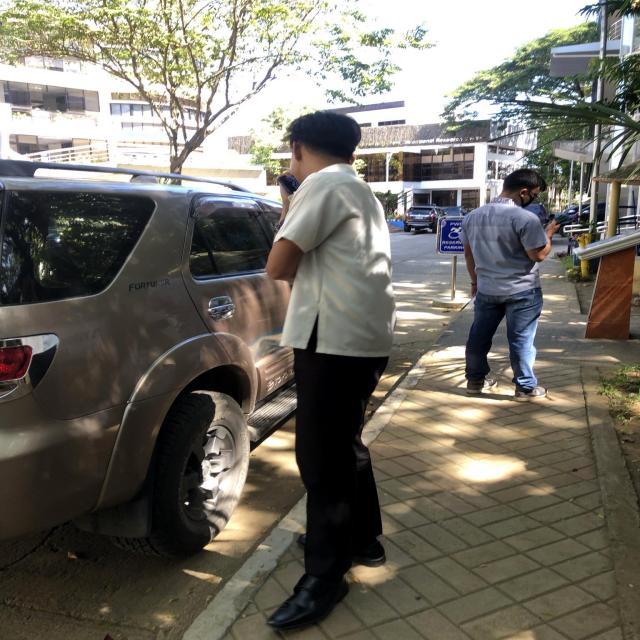
#> input picture combined_dataset/uniform_1/test/1404f0fe-3bc3-497f-8053-b9ad4be99039_jpeg.rf.405406d71a517a923ebcfd976f4db157.jpg, 640 x 640 px
$ python -i id_card_detector.py   (imports and definitions only)
#> lines starting #> are read from the running program, lines starting #| are printed output that depends on the picture; after the words box and inside, x2 and y2 are one past the last pixel; in counts of white or black regions, pixels touching at a corner belong together
#> further down, picture is the input picture: shape (640, 640, 3); mean B, G, R 101.1, 110.1, 113.3
"""
ID Card Detection Module

This module provides functionality to detect ID cards in images using computer vision techniques.
It looks for rectangular objects that could be ID cards, lanyards, or badges.
"""

import cv2
import numpy as np
from typing import Dict, List, Tuple, Optional, Any
import math


def detect_rectangular_objects(image: np.ndarray) -> List[Dict[str, Any]]:
    """
    Detect rectangular objects in the image that could be ID cards or badges.

    Args:
        image: Input BGR image

    Returns:
        List of detected rectangular objects with properties
    """
    gray = cv2.cvtColor(image, cv2.COLOR_BGR2GRAY)
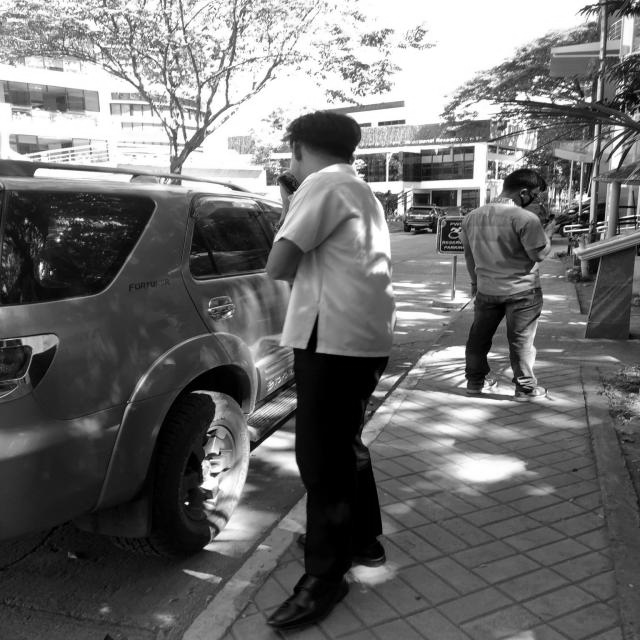
#> gray: shape (640, 640); min 0, max 255, mean 110

    # Apply Gaussian blur to reduce noise
    blurred = cv2.GaussianBlur(gray, (5, 5), 0)

    # Use adaptive threshold to handle varying lighting
    thresh = cv2.adaptiveThreshold(
        blurred, 255, cv2.ADAPTIVE_THRESH_GAUSSIAN_C, cv2.THRESH_BINARY, 11, 2
    )
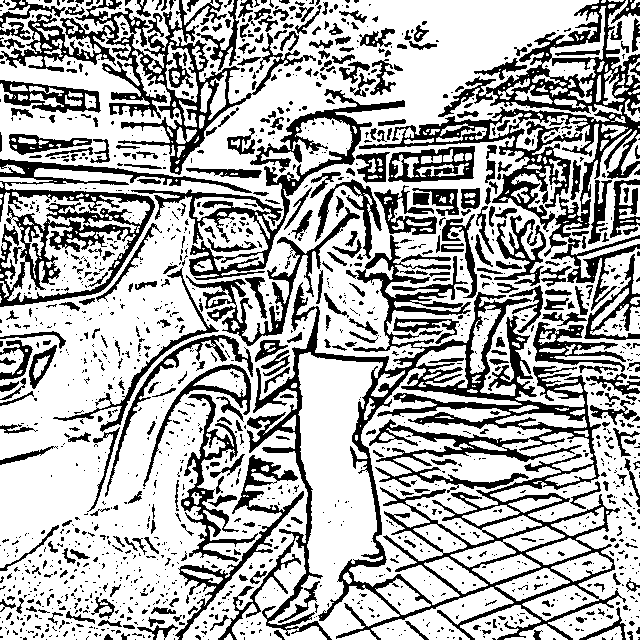
#> thresh: shape (640, 640); 68.4% white; 1590 black regions (1197 under 20 px)

    # Find contours
    contours, _ = cv2.findContours(thresh, cv2.RETR_EXTERNAL, cv2.CHAIN_APPROX_SIMPLE)
#> contours = 240 contours, 140 with area under 20; largest, box (x1, y1, x2, y2) and area: (0, 0, 640, 640) 245714, (349, 368, 594, 605) 21198, (232, 352, 400, 640) 19549, (0, 192, 150, 302) 6664, (371, 587, 514, 640) 2903

    detected_objects = []

    for contour in contours:
        # Approximate the contour
        epsilon = 0.02 * cv2.arcLength(contour, True)
        approx = cv2.approxPolyDP(contour, epsilon, True)

        # Check if it's roughly rectangular (4 corners)
        if len(approx) >= 4:
            # Get bounding rectangle
            x, y, w, h = cv2.boundingRect(contour)
            area = cv2.contourArea(contour)
            rect_area = w * h

            # Filter by size and aspect ratio
            if area > 500 and rect_area > 1000:  # Minimum size
                aspect_ratio = w / h

                # ID cards typically have aspect ratios between 1.4 and 1.8
                if 1.2 <= aspect_ratio <= 2.0:
                    # Calculate contour properties
                    solidity = area / rect_area

                    # Check if it's roughly rectangular
                    if solidity > 0.7:
                        detected_objects.append({
                            'contour': contour,
                            'bbox': (x, y, w, h),
                            'area': area,
                            'aspect_ratio': aspect_ratio,
                            'solidity': solidity,
                            'center': (x + w//2, y + h//2),
                            'detection_method': 'rectangular'
                        })
#> this loop made 240 passes
#> (epsilon, approx, x, y, w, h, area, rect_area) on pass 12: (3.2, [[424, 563], [462, 593], [487, 585], [448, 557]], 424, 557, 64, 37, 953, 2368)
#> (epsilon, x, y, w, h, area, rect_area, aspect_ratio) on passes 8, 18, 54, 59, 105: (3.19, 375, 578, 56, 37, 889, 2072, 1.51), (3.05, 551, 507, 54, 29, 670, 1566, 1.86), (7.94, 416, 345, 52, 43, 1010.5, 2236, 1.21), (4.6, 590, 304, 50, 34, 721, 1700, 1.47), (50.28, 0, 192, 150, 110, 6664.5, 16500, 1.36)

    return detected_objects


def detect_id_card_like_objects(image: np.ndarray) -> List[Dict[str, Any]]:
    """
    Detect objects that look like ID cards using multiple techniques.

    Args:
        image: Input BGR image

    Returns:
        List of detected ID card candidates
    """
    candidates = []

    # Method 1: Rectangular object detection
    rectangular_objects = detect_rectangular_objects(image)
    candidates.extend(rectangular_objects)

    # Method 2: Color-based detection (look for typical ID card colors)
    candidates.extend(detect_by_color_patterns(image))

    # Method 3: Edge-based detection
    candidates.extend(detect_by_edges(image))

    # Remove duplicates and rank by confidence
    ranked_candidates = rank_id_card_candidates(candidates, image)

    return ranked_candidates


def detect_by_color_patterns(image: np.ndarray) -> List[Dict[str, Any]]:
    """
    Detect ID cards by looking for typical color patterns.
    """
    candidates = []

    # Convert to HSV for better color analysis
    hsv = cv2.cvtColor(image, cv2.COLOR_BGR2HSV)
#> hsv: shape (640, 640, 3); mean H, S, V 45, 55.7, 116.9

    # Define color ranges for typical ID card backgrounds
    # White/light gray backgrounds
    lower_white = np.array([0, 0, 200])
    upper_white = np.array([180, 30, 255])
    white_mask = cv2.inRange(hsv, lower_white, upper_white)
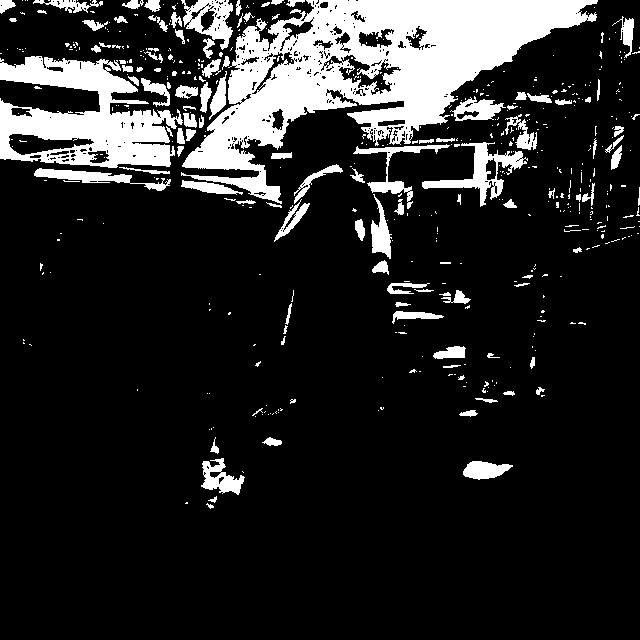
#> white_mask: shape (640, 640); 15.3% white; 501 white regions (387 under 20 px), largest, box (x1, y1, x2, y2) and area: (181, 0, 598, 204) 32441, (0, 56, 183, 168) 11038, (422, 142, 528, 207) 1795

    # Blue backgrounds (common in school IDs)
    lower_blue = np.array([100, 50, 50])
    upper_blue = np.array([130, 255, 255])
    blue_mask = cv2.inRange(hsv, lower_blue, upper_blue)
#> blue_mask: shape (640, 640); 3.6% white; 238 white regions (192 under 20 px), largest, box (x1, y1, x2, y2) and area: (408, 199, 550, 334) 5505, (504, 286, 543, 390) 2112, (166, 189, 265, 215) 867

    # Red backgrounds
    lower_red1 = np.array([0, 50, 50])
    upper_red1 = np.array([10, 255, 255])
    lower_red2 = np.array([170, 50, 50])
    upper_red2 = np.array([180, 255, 255])
    red_mask = cv2.inRange(hsv, lower_red1, upper_red1) + cv2.inRange(hsv, lower_red2, upper_red2)
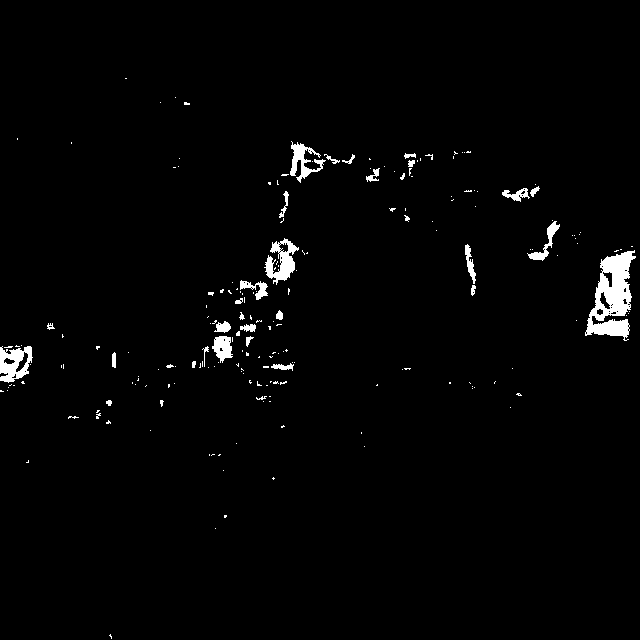
#> red_mask: shape (640, 640); 1.9% white; 201 white regions (169 under 20 px), largest, box (x1, y1, x2, y2) and area: (585, 250, 636, 341) 2412, (264, 238, 299, 285) 756, (0, 346, 33, 383) 750

    # Combine masks
    combined_mask = white_mask + blue_mask + red_mask
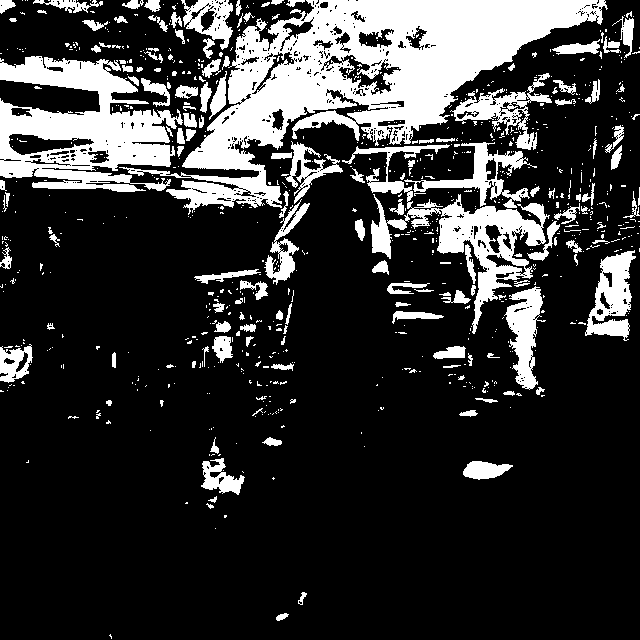
#> combined_mask: shape (640, 640); 20.8% white; 801 white regions (651 under 20 px), largest, box (x1, y1, x2, y2) and area: (119, 0, 608, 215) 35184, (0, 56, 183, 192) 13516, (342, 144, 550, 334) 7581

    # Find contours in the combined mask
    contours, _ = cv2.findContours(combined_mask, cv2.RETR_EXTERNAL, cv2.CHAIN_APPROX_SIMPLE)

    for contour in contours:
        area = cv2.contourArea(contour)
        if area > 800:  # Minimum size
            x, y, w, h = cv2.boundingRect(contour)
            aspect_ratio = w / h

            if 1.0 <= aspect_ratio <= 2.5:  # Reasonable aspect ratio
                candidates.append({
                    'contour': contour,
                    'bbox': (x, y, w, h),
                    'area': area,
                    'aspect_ratio': aspect_ratio,
                    'center': (x + w//2, y + h//2),
                    'detection_method': 'color_pattern'
                })
#> this loop made 772 passes
#> contour on passes 4, 7, 9: [[215, 528]], [[186, 502], [185, 503], [187, 503], [187, 502]], [[273, 477], [272, 478], [273, 479], [274, 478]]

    return candidates


def detect_by_edges(image: np.ndarray) -> List[Dict[str, Any]]:
    """
    Detect ID cards using edge detection.
    """
    gray = cv2.cvtColor(image, cv2.COLOR_BGR2GRAY)

    # Apply Canny edge detection
    edges = cv2.Canny(gray, 50, 150)
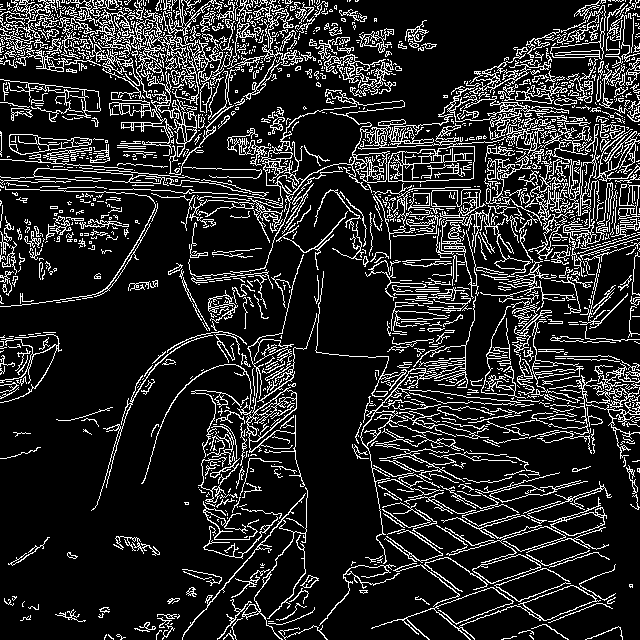
#> edges: shape (640, 640); 15.4% white in thin lines or dots

    # Dilate edges to connect broken lines
    kernel = np.ones((3, 3), np.uint8)
    edges = cv2.dilate(edges, kernel, iterations=1)
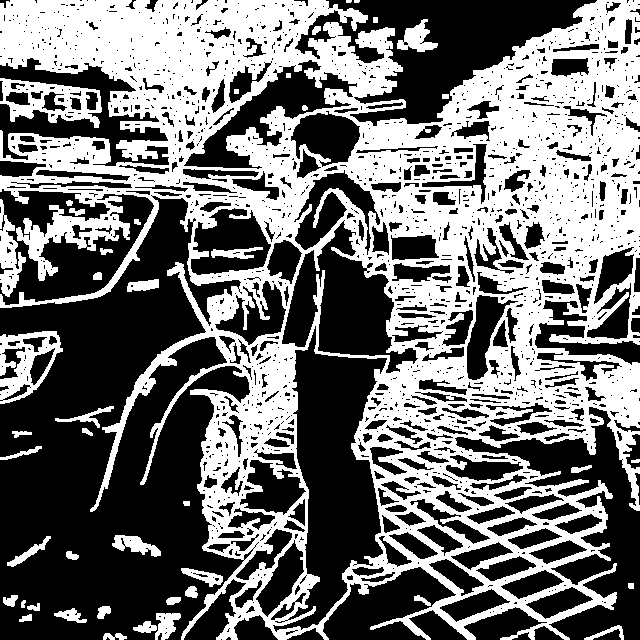
#> edges: shape (640, 640); 44.5% white; 45 white regions (2 under 20 px), largest, box (x1, y1, x2, y2) and area: (0, 0, 640, 640) 170974, (0, 78, 102, 128) 2329, (0, 331, 63, 404) 2129

    # Find contours
    contours, _ = cv2.findContours(edges, cv2.RETR_EXTERNAL, cv2.CHAIN_APPROX_SIMPLE)

    candidates = []

    for contour in contours:
        area = cv2.contourArea(contour)
        if area > 1000:
            # Approximate the contour
            epsilon = 0.02 * cv2.arcLength(contour, True)
            approx = cv2.approxPolyDP(contour, epsilon, True)

            if len(approx) >= 4:
                x, y, w, h = cv2.boundingRect(contour)
                aspect_ratio = w / h

                if 1.2 <= aspect_ratio <= 2.0:
                    candidates.append({
                        'contour': contour,
                        'bbox': (x, y, w, h),
                        'area': area,
                        'aspect_ratio': aspect_ratio,
                        'center': (x + w//2, y + h//2),
                        'detection_method': 'edge_detection'
                    })
#> this loop made 41 passes
#> contour on passes 34, 38: [[442, 94], [442, 98], [448, 98], [448, 94]], [[373, 17], [373, 22], [377, 22], [377, 17]]

    return candidates


def rank_id_card_candidates(candidates: List[Dict[str, Any]], image: np.ndarray) -> List[Dict[str, Any]]:
    """
    Rank ID card candidates by confidence score.
    """
    h, w = image.shape[:2]
    image_area = h * w

    for candidate in candidates:
        confidence = 0.0

        # Size score (prefer medium-sized objects)
        area_ratio = candidate['area'] / image_area
        if 0.005 <= area_ratio <= 0.1:  # 0.5% to 10% of image
            confidence += 0.3

        # Aspect ratio score
        aspect_ratio = candidate['aspect_ratio']
        if 1.4 <= aspect_ratio <= 1.8:  # Typical ID card ratio
            confidence += 0.3
        elif 1.2 <= aspect_ratio <= 2.0:
            confidence += 0.2

        # Position score (prefer objects in upper body area)
        center_y = candidate['center'][1]
        if center_y < h * 0.6:  # Upper 60% of image
            confidence += 0.2

        # Method bonus
        if candidate.get('detection_method') == 'rectangular':
            confidence += 0.1

        candidate['confidence'] = min(confidence, 1.0)
#> this loop made 6 passes

    # Sort by confidence and remove duplicates
    candidates.sort(key=lambda x: x['confidence'], reverse=True)

    # Remove overlapping candidates
    filtered_candidates = []
    for candidate in candidates:
        is_duplicate = False
        for existing in filtered_candidates:
            # Check if bounding boxes overlap significantly
            if bbox_overlap(candidate['bbox'], existing['bbox']) > 0.5:
                is_duplicate = True
                break

        if not is_duplicate:
            filtered_candidates.append(candidate)

    return filtered_candidates


def bbox_overlap(bbox1: Tuple[int, int, int, int], bbox2: Tuple[int, int, int, int]) -> float:
    """
    Calculate overlap ratio between two bounding boxes.
    """
    x1, y1, w1, h1 = bbox1
    x2, y2, w2, h2 = bbox2

    # Calculate intersection
    x_left = max(x1, x2)
    y_top = max(y1, y2)
    x_right = min(x1 + w1, x2 + w2)
    y_bottom = min(y1 + h1, y2 + h2)

    if x_right < x_left or y_bottom < y_top:
        return 0.0

    intersection_area = (x_right - x_left) * (y_bottom - y_top)
    union_area = w1 * h1 + w2 * h2 - intersection_area

    return intersection_area / union_area if union_area > 0 else 0.0


# [77 lines left out: functions detect_id_card, draw_id_card_detection, not called in this run]

>>> import cv2
>>> picture = cv2.imread('../combined_dataset/uniform_1/test/1404f0fe-3bc3-497f-8053-b9ad4be99039_jpeg.rf.405406d71a517a923ebcfd976f4db157.jpg')
>>> result = detect_id_card_like_objects(picture)

$ run again, on combined_dataset/uniform_1/test/1_jpg.rf.0e208a7e73c9523959066fec3e70d22c.jpg
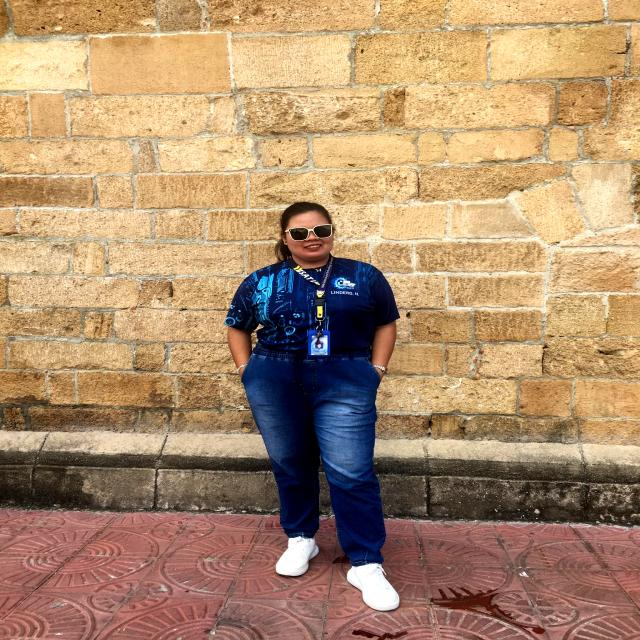
#> input picture combined_dataset/uniform_1/test/1_jpg.rf.0e208a7e73c9523959066fec3e70d22c.jpg, 640 x 640 px
#> picture is the input picture: shape (640, 640, 3); mean B, G, R 109.4, 141.1, 173.5
#> in detect_rectangular_objects, `thresh = cv2.adaptiveThreshold( blurred, 255, cv2.ADAPTIVE_THRESH_GAUS..`:
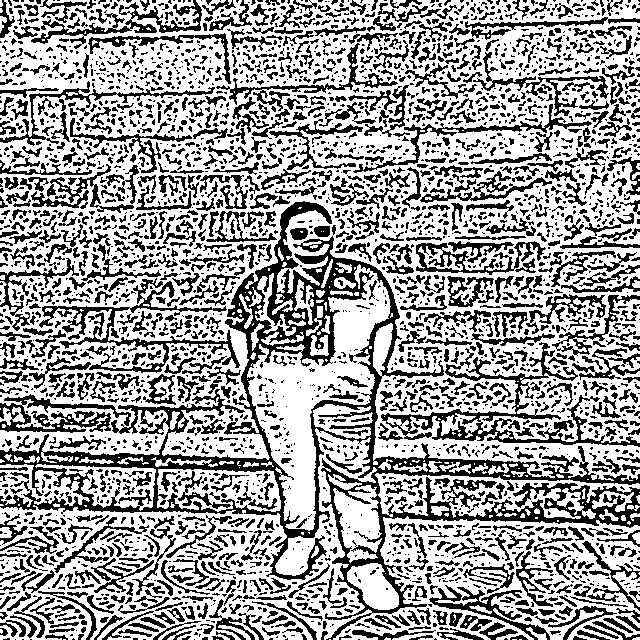
#> thresh: shape (640, 640); 62.8% white; 3261 black regions (2092 under 20 px)
#> in detect_rectangular_objects, `contours, _ = cv2.findContours(thresh, cv2.RETR_EXTERNAL, cv2.CHAIN_AP..`: contours = 205 contours, 136 with area under 20; largest, box (x1, y1, x2, y2) and area: (0, 0, 640, 481) 244037, (0, 428, 640, 640) 64414, (247, 264, 391, 531) 13132, (375, 473, 640, 519) 5660, (157, 469, 281, 512) 4278
#> the loop in detect_rectangular_objects, `for contour in contours:` made 205 passes
#> (epsilon, x, y, w, h, area, rect_area, aspect_ratio) on passes 20, 58, 67, 69, 72, 73, 106: (3.39, 347, 563, 52, 47, 1464.5, 2444, 1.11), (9.67, 333, 485, 49, 78, 2169.5, 3822, 0.628), (29.22, 375, 473, 265, 46, 5659.5, 12190, 5.76), (9.41, 157, 469, 124, 43, 4277.5, 5332, 2.88), (8.22, 35, 464, 121, 47, 2651.5, 5687, 2.57), (12.85, 0, 464, 90, 43, 1883.5, 3870, 2.09), (137.5, 0, 428, 640, 212, 64414, 135680, 3.02)
#> after the loop in detect_rectangular_objects, `for contour in contours:`: detected_objects = 1 item
#> hsv: shape (640, 640, 3); mean H, S, V 24, 113.2, 178
#> white_mask: shape (640, 640); 0.64% white; 67 white regions (65 under 20 px), largest, box (x1, y1, x2, y2) and area: (347, 564, 399, 610) 1493, (276, 537, 314, 576) 949
#> blue_mask: shape (640, 640); 5% white; 50 white regions (40 under 20 px), largest, box (x1, y1, x2, y2) and area: (225, 260, 391, 567) 15227, (243, 343, 294, 475) 3798, (351, 487, 384, 531) 586
#> red_mask: shape (640, 640); 18.5% white; 101 white regions (93 under 20 px), largest, box (x1, y1, x2, y2) and area: (0, 507, 640, 640) 72561, (282, 232, 332, 269) 1206, (372, 320, 396, 380) 748
#> combined_mask: shape (640, 640); 24.1% white; 179 white regions (166 under 20 px)
#> in detect_by_color_patterns, `contours, _ = cv2.findContours(combined_mask, cv2.RETR_EXTERNAL, cv2.C..`: contours = 178 contours, 169 with area under 20; largest, box (x1, y1, x2, y2) and area: (0, 260, 640, 640) 90485, (226, 326, 294, 475) 4111, (282, 232, 332, 269) 1124, (351, 487, 384, 531) 491, (294, 209, 330, 228) 392
#> the loop in detect_by_color_patterns, `for contour in contours:` made 178 passes
#> (area, x, y, w, h, aspect_ratio) on passes 103, 147, 162: (4111, 226, 326, 68, 149, 0.456), (90485, 0, 260, 640, 380, 1.68), (1123.5, 282, 232, 50, 37, 1.35)
#> after the loop in detect_by_color_patterns, `for contour in contours:`: candidates = 2 items
#> in detect_by_edges, `edges = cv2.dilate(edges, kernel, iterations=1)`:
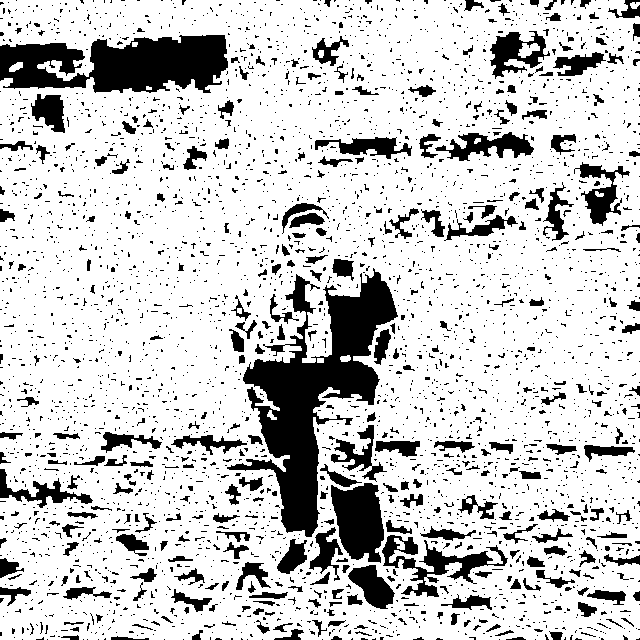
#> edges: shape (640, 640); 80.2% white; 3616 black regions (3259 under 20 px)
#> in detect_by_edges, `contours, _ = cv2.findContours(edges, cv2.RETR_EXTERNAL, cv2.CHAIN_APP..`: contours = 5 contours, 2 with area under 20; largest, box (x1, y1, x2, y2) and area: (0, 0, 640, 640) 393269, (9, 62, 23, 72) 74, (630, 2, 640, 9) 39
#> the loop in detect_by_edges, `for contour in contours:` made 5 passes
#> (area, epsilon) on pass 5: (393269, 101.9)
#> the loop in rank_id_card_candidates, `for candidate in candidates:` made 3 passes
